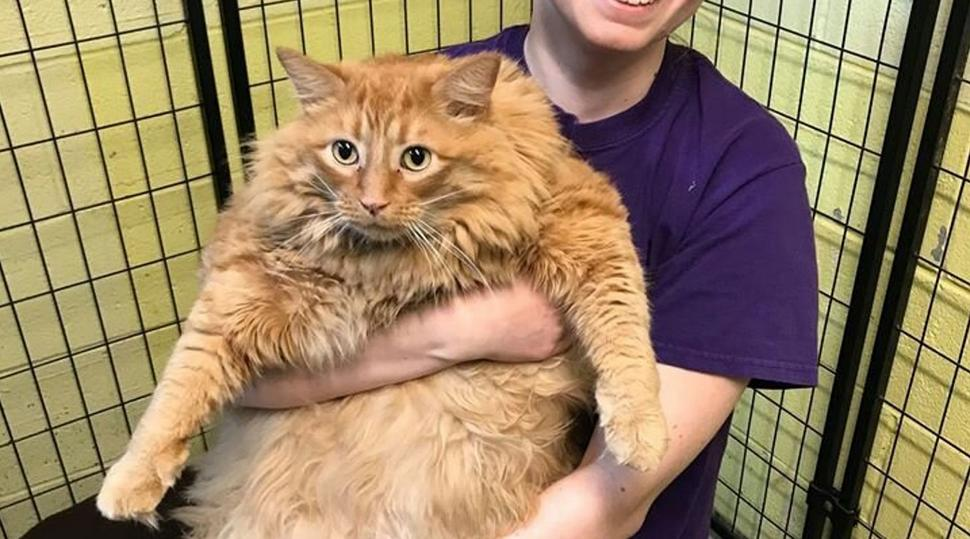
#> input picture Etapa2/HandTracking/entrada.jpg, 970 x 539 px
$ python code.py
#> lines starting #> are read from the running program, lines starting #| are printed output that depends on the picture; after the words box and inside, x2 and y2 are one past the last pixel; in counts of white or black regions, pixels touching at a corner belong together
import numpy as np
import cv2

img = cv2.imread("entrada.jpg")
#> img is the input picture: shape (539, 970, 3); mean B, G, R 100.1, 132.4, 155.4

# [7 lines of commented-out code are left out]


pts = np.array([[170,50],[240, 40],[240, 150], [210, 100], [130, 130]], np.int32)
cv2.fillPoly(img, [pts], (255,150,255))
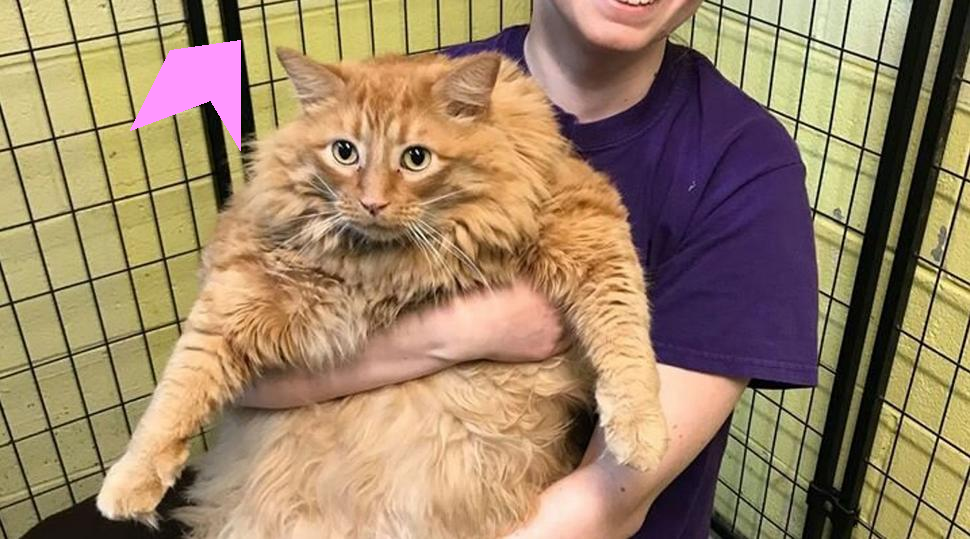
#> img: shape (539, 970, 3); 1.23% of pixels changed, all inside (x1, y1, x2, y2) = (130, 40, 241, 151)

cv2.imshow("asd",pts)
cv2.waitKey(0)

$ run again, with Etapa2/HandTracking/hands.png saved as Etapa2/HandTracking/entrada.jpg
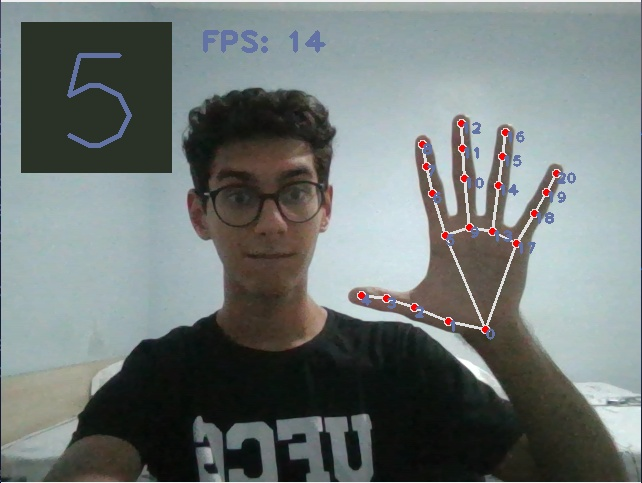
#> input picture Etapa2/HandTracking/hands.png, 642 x 483 px
#> img is the input picture: shape (483, 642, 3); mean B, G, R 118.3, 119.8, 112.4
#> `cv2.fillPoly(img, [pts], (255,150,255))`:
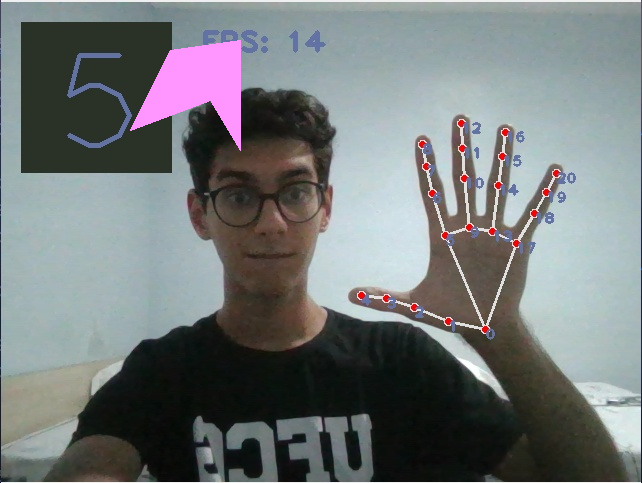
#> img: shape (483, 642, 3); 2.07% of pixels changed, all inside (x1, y1, x2, y2) = (130, 40, 241, 151)
